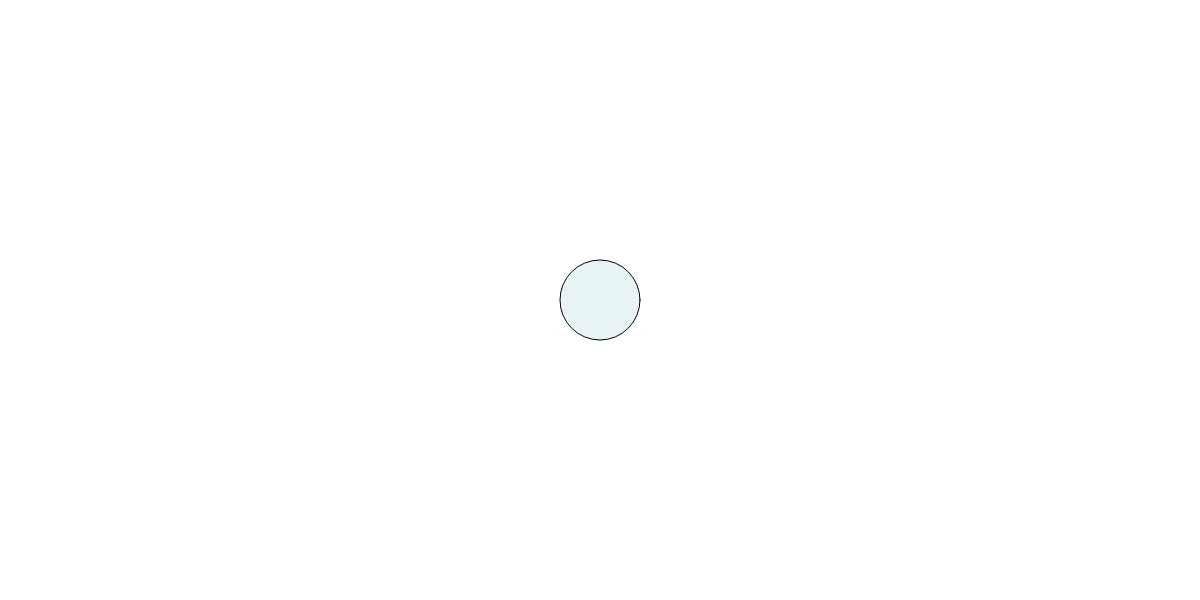
Frame 1 (no input)
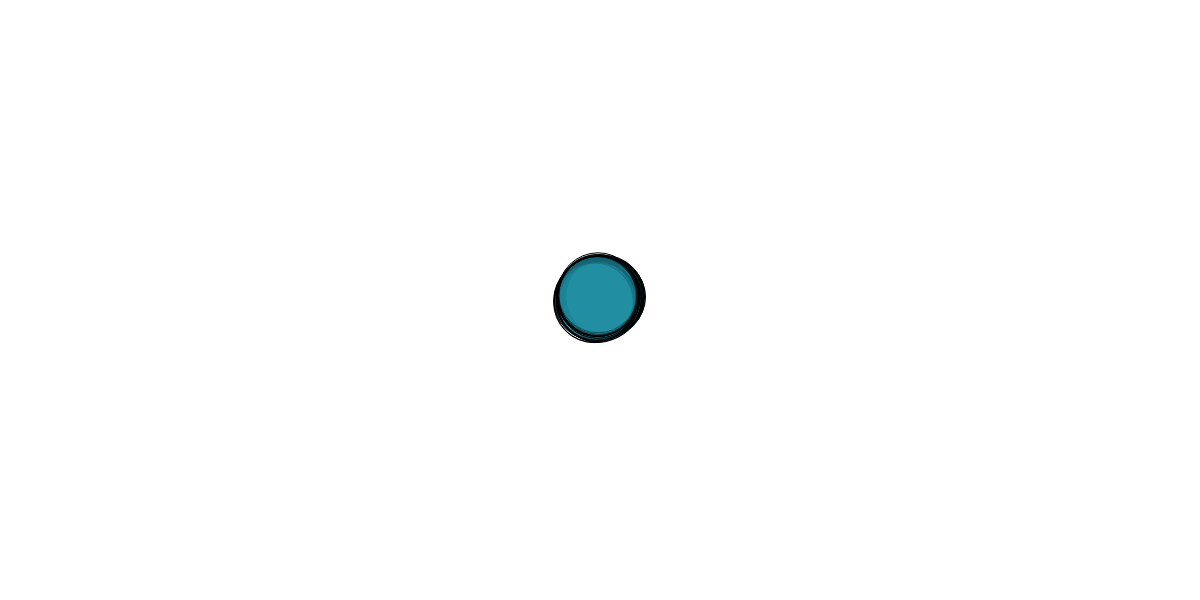
Frame 60 (no input)
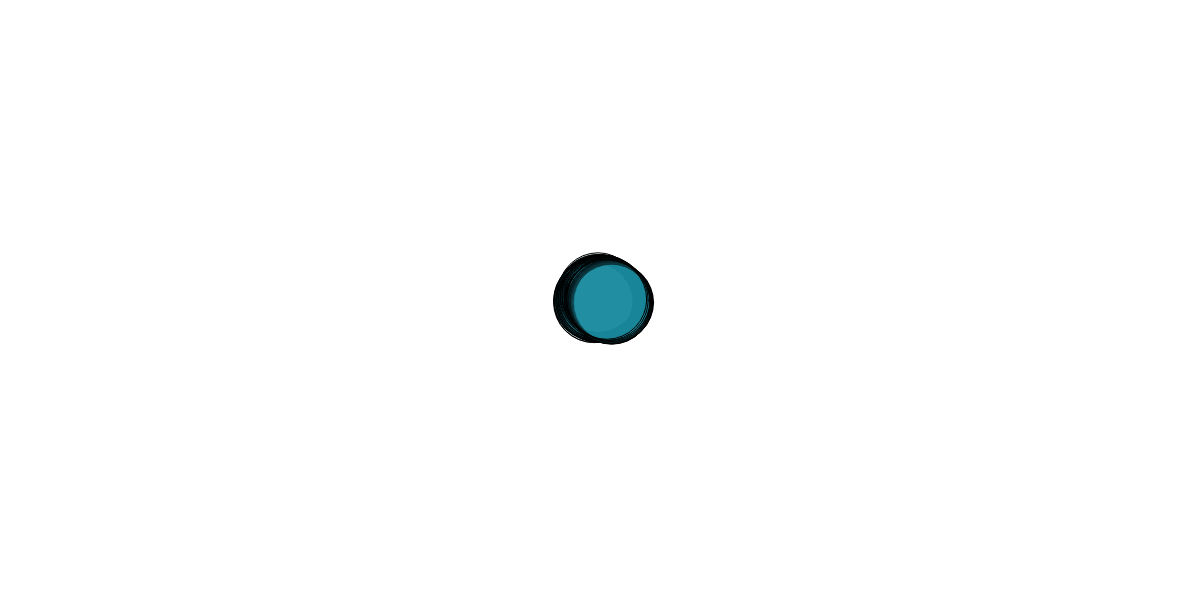
Frame 120 (the mouse pressed at the canvas centre since frame 60)

The p5.js sketch that drew these frames (run headless with seeded random() and noise() and a simulated clock; from frame 60 on, the mouse is pressed at the canvas centre):

// p5.js sketch
// ── sketch.js
var ball_x;
var ball_y;
var ball_width = 80;

var max_ball_mvt = 2;

function setup() {
    // createCanvas( windowWidth, windowHeight );
    createCanvas( windowWidth, 600 );
    background(255);

    ball_x = width * 0.5;
    ball_y = height * 0.5;
}

function draw() {

    // draw the ball
    fill( 'rgba(37, 141, 159, 0.1)' );
    ellipse(ball_x, ball_y, ball_width, ball_width);

    // we want to randomly update the position of the ball
    ball_x += random(-max_ball_mvt, max_ball_mvt);
    ball_y += random(-max_ball_mvt, max_ball_mvt);
}
